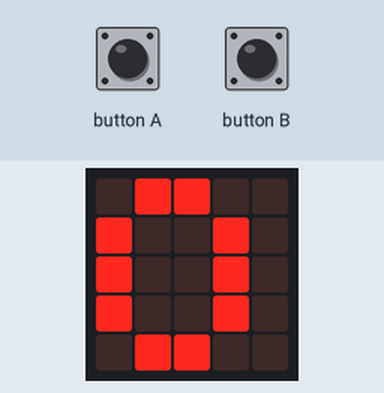
Bench run of a program on a simulated BBC micro:bit running MicroPython. Shown: the board's 5×5 LED display. Inputs (shaded band) come from the test bench.

Above: at 1.2 s.
1.3 s: button B pressed for 0.15 s
At 1.6 s:
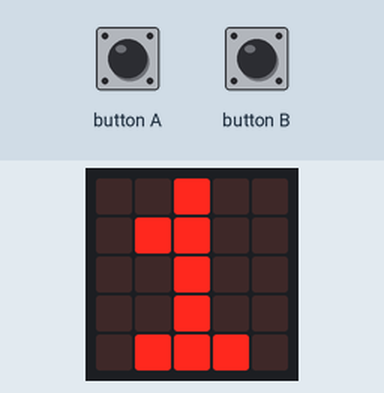
2.9 s: button B pressed for 1 s
At 4.1 s:
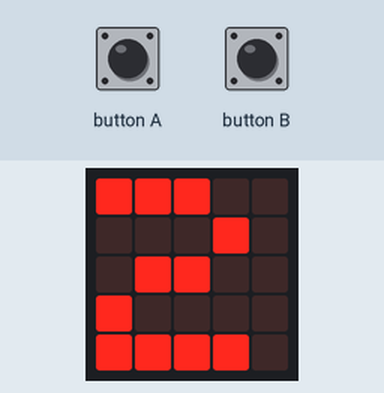
Timing chart, 0 to 5.9 s (numbered marks = the images above; inputs shaded):
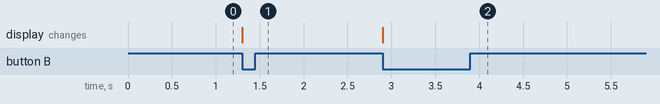

The program:

015_limit.py
```python
from microbit import *

# Tidy - limit the counter to being between 0 and 9
counter = 0

display.show(str(counter))
while True:
  while button_a.is_pressed():
    if counter > 0:
      counter = counter - 1
      display.show(str(counter))
      while button_a.is_pressed():
        pass
  while button_b.is_pressed():
    if counter < 9:
      counter = counter + 1
      display.show(str(counter))
      while button_b.is_pressed():
        pass
```

Measured:
- after the input at 1.3 s, the display: changes at once (image 1)
- after the input at 2.9 s, the display: changes at once (image 2)
